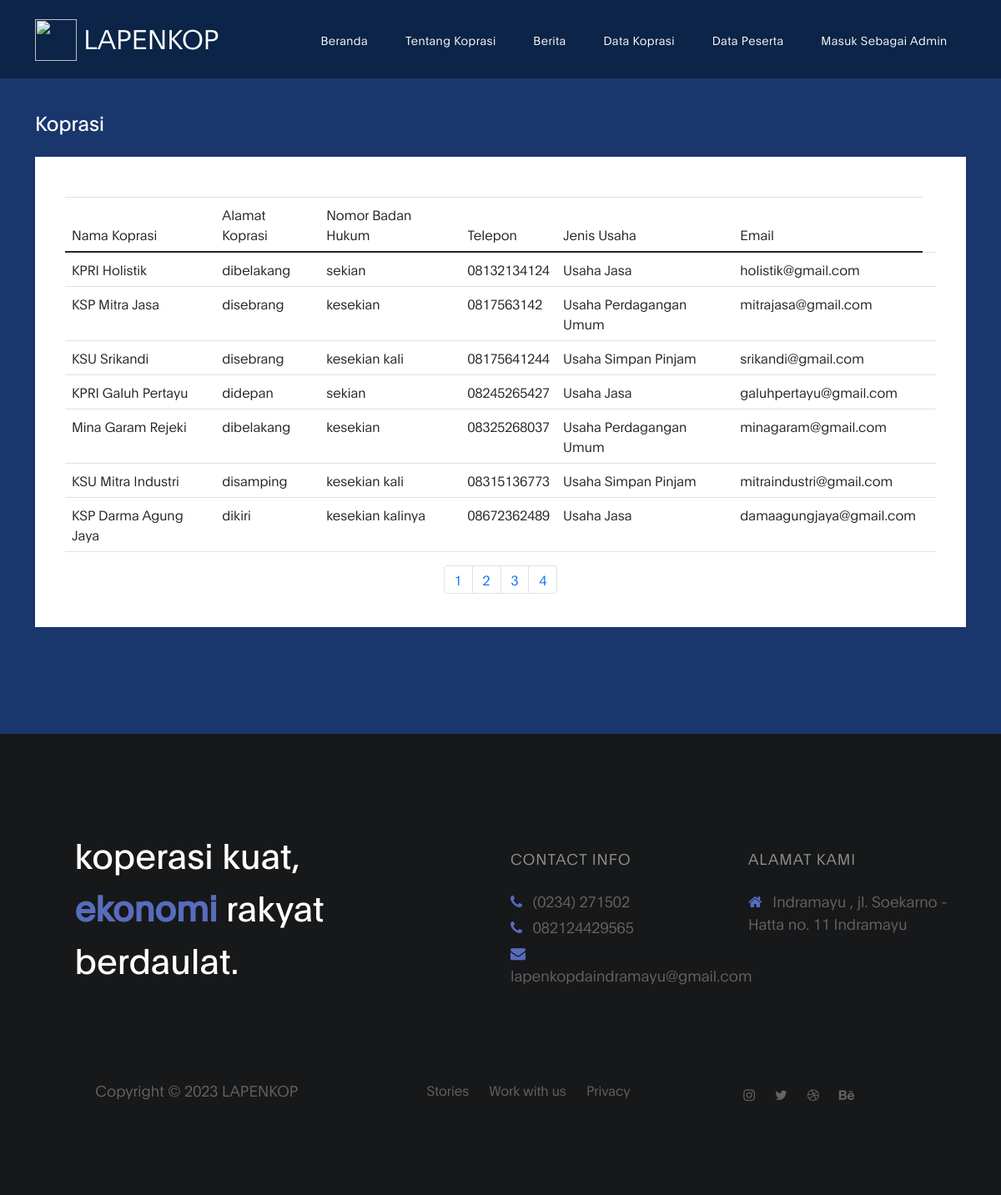
Screenshot of /main-pengunjung.php?module=koprasi&halaman=4 with the database file from the repository.
### tables this page shows
CREATE TABLE `tbl_koprasi` (
  `id_koprasi` int(50) NOT NULL,
  `nama_koprasi` varchar(50) NOT NULL,
  `alamat` varchar(50) NOT NULL,
  `badan_hukum` varchar(50) NOT NULL,
  `telepon` varchar(50) NOT NULL,
  `jenis_usaha` enum('Usaha Simpan Pinjam','Usaha Perdagangan Umum','Usaha Jasa') NOT NULL,
  `email` text NOT NULL,
  `jadwal_pelatihan` date NOT NULL
);

### main-pengunjung.php (the view, shortened to what this page needs)
<!DOCTYPE html>
<html lang="en">
<head>
  <link rel="stylesheet" href="assets/css/bootstrap.min.css">
  <link rel="stylesheet" href="assets/css/font-awesome.min.css">
  <link rel="stylesheet" href="assets/css/aos.css">
  <link rel="stylesheet" href="assets/css/owl.carousel.min.css">
  <link rel="stylesheet" href="assets/css/owl.theme.default.min.css">
  <link href="https://cdn.jsdelivr.net/npm/bootstrap@5.0.2/dist/css/bootstrap.min.css" rel="stylesheet">
  <link rel="stylesheet" href="assets/css/templatemo-digital-trend.css">
  <link rel="stylesheet" type="text/css" href="assets/sweetalert2/sweetalert2.css">
</head>
<body>
  <nav class="navbar fixed-top navbar-expand-lg">
    <div class="container">
      <a class="navbar-brand" href="#">
        <img src="https://cdn.discordapp.com/attachments/1086877082870616145/1113408262004551730/favicon.png" alt="" width="50" height="50" class="d-inline-block align-text-top">
        LAPENKOP
      </a>
      <div class="collapse navbar-collapse" id="navbarNav">
        <ul class="navbar-nav ml-auto">
          <li class="nav-item">
            <a href="?module=dashboard" class="nav-link smoothScroll">Beranda</a>
          </li>
          <li class="nav-item">
            <a href="?module=dashboard" class="nav-link smoothScroll">Tentang Koprasi</a>
          </li>
          <li class="nav-item">
            <a href="?module=berita" class="nav-link smoothScroll">Berita</a>
          </li>
          <li class="nav-item">
            <a href="main-pengunjung.php?module=koprasi" class="nav-link smoothScroll">Data Koprasi</a>
          </li>
          <li class="nav-item">
            <a href="main-pengunjung.php?module=peserta" class="nav-link">Data Peserta</a>
          </li>
          <li class="nav-item">
            <a class="nav-link" data-toggle="modal" data-target="#exitpage" href="">Masuk Sebagai Admin</a>
          </li>
        </ul>
      </div>
    </div>
  </nav>
  <br>
  <br>
  <?php include "content-pengunjung.php"; ?>
  <footer class="site-footer">
    <div class="container">
      <div class="row">
        <div class="col-lg-5 mx-lg-auto col-md-8 col-10">
          <h1 class="text-white" data-aos="fade-up" data-aos-delay="100"> koperasi kuat, <strong>ekonomi</strong> rakyat berdaulat.</h1>
        </div>
        <div class="col-lg-3 col-md-6 col-12" data-aos="fade-up" data-aos-delay="200">
          <h4 class="my-4">Contact Info</h4>
          <p class="mb-1">
            <i class="fa fa-phone mr-2 footer-icon"></i>
            (0234) 271502
          </p>
          <p class="mb-1">
            <i class="fa fa-phone mr-2 footer-icon"></i>
            082124429565
          </p>
          <p>
            <a href="#">
              <i class="fa fa-envelope mr-2 footer-icon"></i>
              lapenkopdaindramayu@gmail.com
            </a>
          </p>
        </div>
        <div class="col-lg-3 col-md-6 col-12" data-aos="fade-up" data-aos-delay="300">
          <h4 class="my-4">Alamat Kami</h4>
          <p class="mb-1">
            <i class="fa fa-home mr-2 footer-icon"></i>
            Indramayu , jl. Soekarno - Hatta no. 11 Indramayu
          </p>
        </div>
        <div class="col-lg-4 mx-lg-auto text-center col-md-8 col-12" data-aos="fade-up" data-aos-delay="400">
          <p class="copyright-text">Copyright &copy; 2023 LAPENKOP
            <br>
        </div>
        <div class="col-lg-4 mx-lg-auto col-md-6 col-12" data-aos="fade-up" data-aos-delay="500">
          <ul class="footer-link">
            <li><a href="#">Stories</a></li>
            <li><a href="#">Work with us</a></li>
            <li><a href="#">Privacy</a></li>
          </ul>
        </div>
        <div class="col-lg-3 mx-lg-auto col-md-6 col-12" data-aos="fade-up" data-aos-delay="600">
          <ul class="social-icon">
            <li><a href="#" class="fa fa-instagram"></a></li>
            <li><a href="#" class="fa fa-twitter"></a></li>
            <li><a href="#" class="fa fa-dribbble"></a></li>
            <li><a href="#" class="fa fa-behance"></a></li>
          </ul>
        </div>
      </div>
    </div>
  </footer>
</body>
</html>

### views/pengunjung/data_koprasi/koprasi.php (shortened to what this page needs)
<section class="hero hero-bg d-flex justify-content-center align-items-center">
  <div class="container">
    <?php
    $db = dbConnect();
    if ($db->connect_errno == 0) {
      $jumlahItemPerHalaman = 10;
      $halamanSaatIni = isset($_GET['halaman']) ? $_GET['halaman'] : 1;
      $offset = ($halamanSaatIni - 1) * $jumlahItemPerHalaman;
      $queryTotalItem = "SELECT COUNT(*) as total FROM tbl_koprasi";
      $resultTotalItem = mysqli_query($db, $queryTotalItem);
      $rowTotalItem = mysqli_fetch_assoc($resultTotalItem);
      $totalItem = $rowTotalItem['total'];
      $totalHalaman = ceil($totalItem / $jumlahItemPerHalaman);
    ?>
      <div class="d-flex flex-column flex-lg-row mb-4">
        <div class="flex-grow-1 d-flex align-items-center">
          <h3 class="text-white">Koprasi</h3>
        </div>
      </div>
      <div class="bg-white rounded-4 shadow-sm p-4 mb-5">
        <br>
        <div class="container">
          <table class="table">
            <thead>
              <tr>
                <th scope="col">Nama Koprasi</th>
                <th scope="col">Alamat Koprasi</th>
                <th scope="col">Nomor Badan Hukum</th>
                <th scope="col">Telepon</th>
                <th scope="col">Jenis Usaha</th>
                <th scope="col">Email</th>
              </tr>
            </thead>
            <tbody>
              <?php
              $sql = "select * from tbl_koprasi LIMIT $offset, $jumlahItemPerHalaman";
              $res = $db->query($sql);
              if ($res) {
                $data = $res->fetch_row();
                do {
                  list($id_koprasi, $nama_koprasi, $alamat, $badan_hukum, $telepon, $jenis_usaha, $email) = $data;
              ?>
                  <tr>
                    <td><?= $nama_koprasi ?></td>
                    <td><?= $alamat ?></td>
                    <td><?= $badan_hukum ?></td>
                    <td><?= $telepon ?></td>
                    <td><?= $jenis_usaha ?></td>
                    <td><?= $email ?></td>
                    <td>
                    <?php
                  } while ($data = $res->fetch_row());
                    ?>
          </table>
          <div class="row">
            <nav aria-label="Page navigation example">
              <ul class="pagination justify-content-center">
                <?php for ($i = 1; $i <= $totalHalaman; $i++) { ?>
                  <li class="page-item"><a class="page-link" href="?module=koprasi&halaman=<?php echo $i; ?>"><?php echo $i; ?></a></li>
                <?php } ?>
              </ul>
            </nav>
          </div>
        </div>
      </div>
  </div>
<?php
              } else
                echo "<div style='color: white'>Gagal Eksekusi SQL" . (DEVELOPMENT ? " : " . $db->error : "") . "<br></div>";
            } else
              echo "<div style='color: white'>Gagal koneksi" . (DEVELOPMENT ? " : " . $db->connect_error : "") . "<br></div>";
?>
</section>

### assets/css/templatemo-digital-trend.css (style rules this page uses)
:root { --primary-color: #19376D; --secondary-color: #576CBC; --white-color: #ffffff; --dark-color: #171819; --project-bg: #f0f8ff; --menu-bg: #0B2447; --title-color: #15141a; --gray-color: #909090; --link-color: #404040; --p-color: #666262; --base-font-family: 'Plain-Light', sans-serif; --title-font-family: 'Plain-Regular', sans-serif; --font-bold-family: 'Plain-Bold', sans-serif; --font-weight-bold: bold; --h1-font-size: 42px; --h2-font-size: 32px; --h3-font-size: 24px; --p-font-size: 18px; --base-font-size: 16px; --menu-font-size: 14px; --border-radius-large: 100px; --border-radius-small: 5px; }
body { background: var(--white-color); font-family: var(--base-font-family); }
h1,h2,h3,h4,h5,h6 { font-family: var(--title-font-family); line-height: inherit; }
h1 { color: var(--title-color); font-size: var(--h1-font-size); }
h3 { font-size: var(--h3-font-size); font-weight: 100; margin-bottom: 0; }
h4 { color: var(--gray-color); font-family: var(--base-font-family); font-size: var(--p-font-size); letter-spacing: 1px; text-transform: uppercase; }
p { color: var(--p-color); font-size: var(--p-font-size); line-height: 1.5em; }
b, strong { letter-spacing: 0; color: var(--secondary-color); }
* { -webkit-box-sizing: border-box; -moz-box-sizing: border-box; box-sizing: border-box; }
*::before, *::after { -webkit-box-sizing: border-box; -moz-box-sizing: border-box; box-sizing: border-box; }
a { color: var(--link-color); font-weight: normal; text-decoration: none; }
.navbar { background: var(--menu-bg); z-index: 1; top: 0; right: 0; left: 0; padding: 1rem; }
.navbar-brand { color: var(--white-color); font-size: var(--h2-font-size); }
.nav-link { color: var(--white-color); font-size: var(--menu-font-size); letter-spacing: 0.4px; margin: 0 1.6em; padding: 0.6em; }
.navbar-expand-lg .navbar-nav .nav-link { padding-right: 0; padding-left: 0; }
.hero { position: relative; padding: 5em 0; overflow: hidden; }
.hero-bg { background: var(--primary-color) ; }
.site-footer { background: var(--dark-color); padding: 7em 0 6em 0; }
.site-footer a { color: var(--p-color); }
.site-footer a:hover, .footer-icon { color: var(--secondary-color); }
.footer-link li { display: inline-block; list-style: none; margin: 0 10px; }
.copyright-text, .footer-link, .site-footer .social-icon { margin-top: 6em; }
.copyright-text { margin-top: 5.3em; }
.social-icon { position: relative; padding: 0; margin: 4em 0 0 0; }
.social-icon li { display: inline-block; list-style: none; }
.social-icon li a { text-decoration: none; display: inline-block; font-size: var(--base-font-size); margin: 10px; text-align: center; }

### rows the page displays
tbl_koprasi: nama_koprasi "KPRI Holistik", alamat "dibelakang", badan_hukum "sekian", telepon "08132134124", jenis_usaha "Usaha Jasa", email "holistik@gmail.com"
tbl_koprasi: nama_koprasi "KSP Mitra Jasa", alamat "disebrang", badan_hukum "kesekian", telepon "0817563142", jenis_usaha "Usaha Perdagangan Umum", email "mitrajasa@gmail.com"
tbl_koprasi: nama_koprasi "KSU Srikandi", alamat "disebrang", badan_hukum "kesekian kali", telepon "08175641244", jenis_usaha "Usaha Simpan Pinjam", email "srikandi@gmail.com"
tbl_koprasi: nama_koprasi "KPRI Galuh Pertayu", alamat "didepan", badan_hukum "sekian", telepon "08245265427", jenis_usaha "Usaha Jasa", email "galuhpertayu@gmail.com"
tbl_koprasi: nama_koprasi "Mina Garam Rejeki", alamat "dibelakang", badan_hukum "kesekian", telepon "08325268037", jenis_usaha "Usaha Perdagangan Umum", email "minagaram@gmail.com"
tbl_koprasi: nama_koprasi "KSU Mitra Industri", alamat "disamping", badan_hukum "kesekian kali", telepon "08315136773", jenis_usaha "Usaha Simpan Pinjam", email "mitraindustri@gmail.com"
tbl_koprasi: nama_koprasi "KSP Darma Agung Jaya", alamat "dikiri", badan_hukum "kesekian kalinya", telepon "08672362489", jenis_usaha "Usaha Jasa", email "damaagungjaya@gmail.com"
